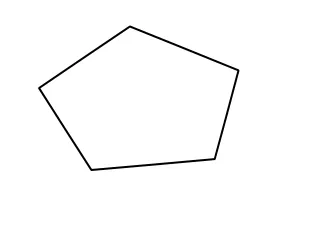
#> input picture Lab7/Test_Image.PNG, 320 x 240 px, found by its file name
$ python Excercise_01.py
#> lines starting #> are read from the running program, lines starting #| are printed output that depends on the picture; after the words box and inside, x2 and y2 are one past the last pixel; in counts of white or black regions, pixels touching at a corner belong together
# Excercises 01
import math

from PIL.Image import Image
from scipy import misc
import numpy as np
from numpy import array
from numpy.linalg import norm
import matplotlib.pyplot as plt
import cv2

# Uncomment an image to be processed
img = 'Test_Image.png'
# img = 'handdrawing.tif'

# Reading the image
image = cv2.imread(img)
#> image is the input picture: shape (240, 320, 3); mean B, G, R 251.4, 251.4, 251.4
image = cv2.cvtColor(image, cv2.COLOR_BGR2RGB)
# Displaying the original image
plt.imshow(image)
plt.title('RGB image')
plt.show()

# Converting into grayscale
gray_image = cv2.cvtColor(image, cv2.COLOR_BGR2GRAY)
# Displaying the converted image
plt.imshow(gray_image, cmap='gray')
plt.title('Gray scale image')
plt.show()

# Add dimension
# gray_image = np.expand_dims(gray_image, -1)

# Converting to binary image using thresholding
(thresh, binary_image) = cv2.threshold(gray_image, 0, 255, cv2.THRESH_BINARY)
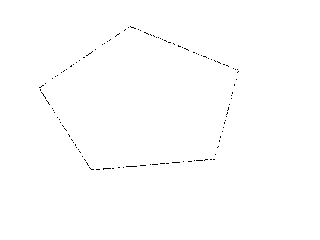
#> binary_image: shape (240, 320); 99.7% white; black in thin lines or dots, all inside (x1, y1, x2, y2) = (39, 26, 239, 170)
# Displaying binary image
plt.imshow(binary_image, cmap='gray')
plt.title('Binary image')
plt.show()

# Add dimension
binary_image = np.expand_dims(binary_image, -1)
# https://www.moonbooks.org/Articles/Implementing-a-simple-python-code-to-detect-straight-lines-using-Hough-transform/

# Define some needed variables
# Concerning the image
from PIL import Image
import numpy as np
img = Image.open("Test_Image.png")
img = np.asarray(img)

img = Image.open('Test_Image.png')
# img = gray_image
#> (the run stopped early here; a loop or call above may not have finished)
